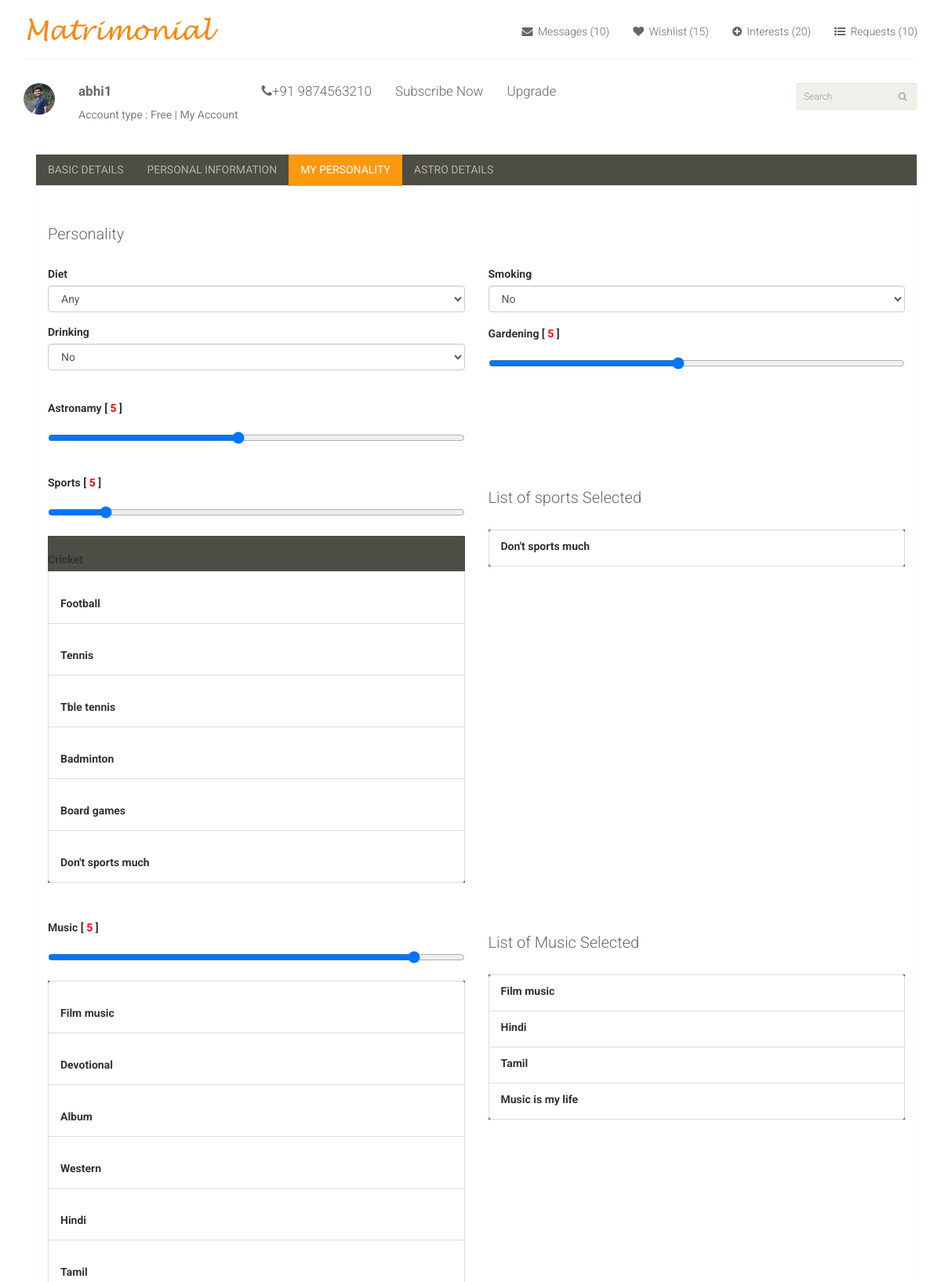
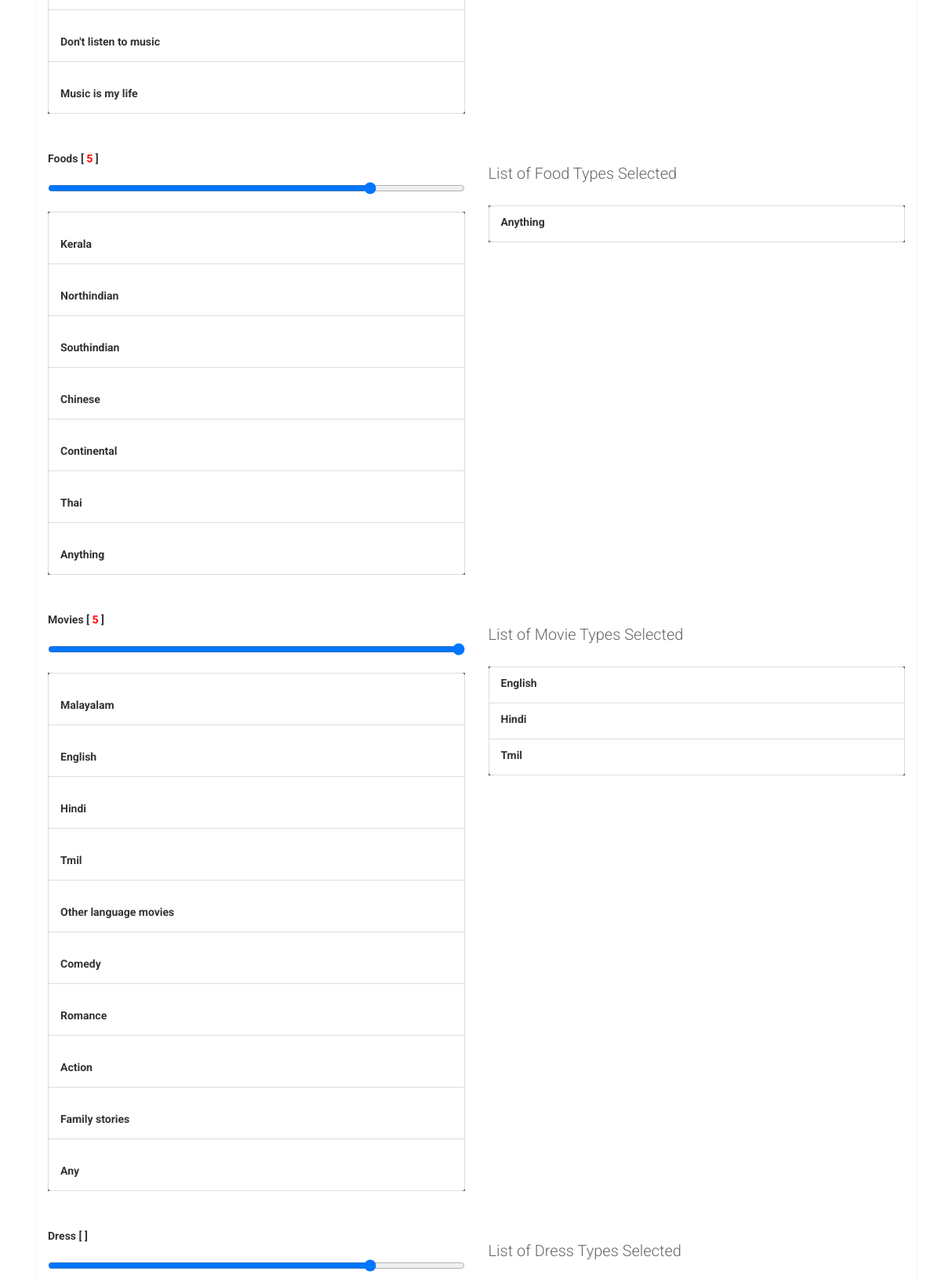
Page /edit-profile-personality (signed in, upper part) on the committed database (2 pictures, top to bottom).
### customer/models.py (models this page shows, shortened)
class Customer(models.Model):
    user = models.OneToOneField(User,null=True, on_delete=models.CASCADE)
    name = models.CharField(max_length=50, null=True)
    gender = models.CharField(max_length=20, choices = [('Male','male'),('Female','female'),('Other','other')],null=True)
    address = models.TextField(max_length=200, null=True)
    city = models.CharField(max_length=50, null=True)
    country = models.CharField(max_length=50, null=True)
    date_of_birth = models.DateField(null=True)
    email = models.EmailField(null=True)
    phone = models.CharField(max_length=13, null=True)
    reg_date = models.DateTimeField(auto_now_add=True, null=True)
    uname = models.CharField(max_length=200,null=True)
    image = models.ImageField(upload_to='static/images/profile',default='static/images/user.png')
    age = models.PositiveIntegerField(null=True)
    height = models.FloatField(null=True)
    weight = models.FloatField(null=True)
    martial_status = models.CharField(max_length=20, choices = [('Unmarried','unmarried'),('Divorced','divorced'),
        ('Separated','separated'),('Widow/Widower','widow/widower')],null=True)
    religion = models.ForeignKey(Religion, on_delete=models.CASCADE,null=True,blank=True)
    caste = models.ForeignKey(Caste, on_delete=models.CASCADE,null=True,blank=True)
    mother_tongue = models.CharField(max_length=20, choices = [('Malayalam','malayalam'),('Hindi','hindi'),('Tamil','Tamil'),
        ('English','english'),('Other','other')],null=True,blank=True)
    physical_status = models.CharField(max_length=20, choices = [('Healthy','healthy'),('Mild','mild'),('Rather Not To Say','rather not to say')],null=True,blank=True)
    about_me = models.TextField(max_length = 1000,null=True)
    education = models.CharField(max_length=50,null=True)
    specification = models.CharField(max_length=50,null=True)
    school_name = models.CharField(max_length=50,null=True,blank=True)
    school_location = models.CharField(max_length=50,null=True,blank=True)
    year_of_passout_school = models.PositiveIntegerField(null=True,blank=True)
    college_name_ug = models.CharField(max_length=50,null=True,blank=True)
    college_location_ug = models.CharField(max_length=50,null=True,blank=True)
    course_ug = models.CharField(max_length=50,null=True,blank=True)
    year_of_passout_college_ug = models.PositiveIntegerField(null=True,blank=True)
    college_name_pg = models.CharField(max_length=50,null=True,blank=True)
    college_location_pg = models.CharField(max_length=50,null=True,blank=True)
    course_pg = models.CharField(max_length=50,null=True,blank=True)
    year_of_passout_college_pg = models.PositiveIntegerField(null=True,blank=True)
    company_name = models.CharField(max_length=50,null=True,blank=True)
    designation = models.CharField(max_length=50,null=True,blank=True)
    company_location = models.CharField(max_length=50,null=True,blank=True)
    lan_number = models.CharField(max_length=13, null=True)
    complexion = models.CharField(max_length=20, choices = [('fair','Fair'),('whiteatish','Whiteatish'),('dark','Dark')],null=True,blank=True)
    body_type = models.CharField(max_length=20, choices = [('normal','Normal'),('Athletic','athletic'),('Other','other')],null=True,blank=True)
    blood_group = models.CharField(max_length=20, choices = [('A +','A +'),('B +','B +'),('A -','A -'),
                                                ('B -','B -'),('AB -','AB -'),('AB +','AB +'),('O +','O -'),
                                                ('O -','O -'),('other','Other')],null=True,blank=True)
    occupation = models.CharField(max_length=50,null=True)
    employed_in = models.CharField(max_length=50,null=True)
    annual_income = models.PositiveIntegerField(null=True)
    star_sign = models.ForeignKey(Nakshatra, on_delete=models.CASCADE,null=True)
    about_my_family = models.TextField(max_length=1000,null=True,blank=True)
    fathers_name = models.CharField(max_length=50,null=True)
    fathers_family_name = models.CharField(max_length=50,null=True)
    fathers_ancestral_place = models.CharField(max_length=50,null=True)
    fathers_employed_in = models.CharField(max_length=50,null=True,blank=True)
    fathers_occupation = models.CharField(max_length=50,null=True)
    fathers_company_name = models.CharField(max_length=50,null=True,blank=True)
    fathers_company_location = models.CharField(max_length=50,null=True,blank=True)
    mothers_name = models.CharField(max_length=50,null=True)
    mothers_family_name = models.CharField(max_length=50,null=True)
    mothers_ancestral_place = models.CharField(max_length=50,null=True)
    mothers_employed_in = models.CharField(max_length=50,null=True,blank=True)
    mothers_occupation = models.CharField(max_length=50,null=True)
    mothers_company_name = models.CharField(max_length=50,null=True,blank=True)
    mothers_company_location = models.CharField(max_length=50,null=True,blank=True)
    country_living_in = models.CharField(max_length=50,null=True)
    current_location = models.CharField(max_length=50,null=True)
    permanent_location = models.CharField(max_length=50,null=True)
    residential_status = models.CharField(max_length=20, choices = [('own','Own'),('rented','Rented'),('other','Other')],null=True)
    belongs_to = models.CharField(max_length=50,null=True, blank=True)
    diet = models.CharField(max_length=20, choices = [('any','Any'),('vegitarian','Vegiterian'),('eggetarian','Eggetarian'),('nonvegiterian','NonVegiterian')],null=True,default='any')
    smoking = models.CharField(max_length=20, choices = [('yes','Yes'),('no','No')],null=True, blank=True)
    drinking = models.CharField(max_length=20, choices = [('yes','Yes'),('no','No'),('special functions','Special Functions only')],null=True, blank=True)
    gardening = models.PositiveIntegerField(validators=[validate_num],null=True)
    astronamy = models.PositiveIntegerField(null=True)
    music = models.PositiveIntegerField(validators=[validate_num],null=True)
    music_types = models.ManyToManyField(MusicType)
    movie = models.PositiveIntegerField(validators=[validate_num],null=True)
    movie_types = models.ManyToManyField(MovieTypes)
    reading = models.PositiveIntegerField(validators=[validate_num],null=True)
    reading_types = models.ManyToManyField(ReadingType)
    sports = models.PositiveIntegerField(validators=[validate_num],null=True)
    sport_types = models.ManyToManyField(SprortType)
    foods = models.PositiveIntegerField(validators=[validate_num],null=True)
    food_type = models.ManyToManyField(FoodType)
    dress = models.PositiveIntegerField(validators=[validate_num],null=True)
    dress_types = models.ManyToManyField(DressType)
    time_of_birth = models.TimeField(auto_now=False, auto_now_add=False,null=True,blank=True)
    place_of_birth = models.CharField(max_length=50,null=True, blank=True)
    longtitude = models.CharField(max_length=50,null=True, blank=True)
    latitude = models.CharField(max_length=50,null=True, blank=True)

class SprortType(models.Model):
    name = models.CharField(max_length=50, null=True)
    def __str__(self):
        return self.name

class MusicType(models.Model):
    name = models.CharField(max_length=50, null=True)
    def __str__(self):
        return self.name

class FoodType(models.Model):
    name = models.CharField(max_length=50, null=True)
    def __str__(self):
        return self.name

class MovieTypes(models.Model):
    name = models.CharField(max_length=50, null=True)
    def __str__(self):
        return self.name

### customer/views.py (the view, shortened to what this page needs)
# urls.py: path('edit-profile-personality',edit_profile_personality ,name='edit-profile-personality'),
def edit_profile_personality(request):
    customer = request.user.customer
    form = CustomerPersonalityForm(instance = customer)
    form2 = MultiForm(instance = customer)
    personality = True
    context = {
        'form':form,
        'form2':form2,
        'customer':customer,
        'personality':personality,
    }
    return render(request, 'customer/edit_profile_personality.html',context)

### customer/templates/customer/edit_profile_personality.html (shortened to what this page needs)
{% extends 'customer/base.html' %}
{% load static %}
{% block content %}
<section>
		<div class="container">
			<div class="row">
				<div class="col-sm-12 padding-right">
					<div class="category-tab shop-details-tab">
						{% include 'customer/edit_profile_tab.html' %}
						<div class="tab-content ">
							<div class="col-md-12">
					<div class="login-form">
						<h2>Personality</h2>
						<form method='POST' name='register'>{% csrf_token %}
						<div class="row">
							<div class="form-group col-md-6">
								<label>Diet</label>
									{{form.diet}}
							</div>
							<div class="form-group col-md-6">
								<label>Smoking </label>
									{{form.smoking}}
							</div>
							<div class="form-group col-md-6">
								<label>Drinking  </label>
									{{form.drinking}}
							</div>
							<div class="form-group col-md-6">
								<label>Gardening [ <span id="demo" style="color:red;">  </span> ] </label>
								<input type="range" min="1" max="10" value="{{customer.gardening}}" class="slider" id="myRange" name="gardening">
							</div>
							<div class="form-group col-md-6">
								<label>Astronamy [ <span id="demo2" style="color:red;">  </span> ]  </label>
								<input type="range" min="1" max="10" value="{{customer.astronamy}}" class="slider" id="myRange2" name="astronamy">
							</div>
						</div>
						<div class="row">
							<div class="form-group col-md-6">
								<label>Sports [ <span id="demo6" style="color:red;">  </span> ]  </label>
								<input type="range" min="1" max="10" value="{{customer.sports}}" class="slider" id="myRange6" name="sports">
								{{form2.sport_types}}
							</div>
							<div class="form-group col-md-6">
								<h2>List of sports Selected  </h2>
								<ul >
									{% for m in customer.sport_types.values %}
									<li class=""><label>{{m.name}}</label></li>
									{% endfor %}
								</ul>
							</div>
						</div>
						<div class="row">
							<div class="form-group col-md-6">
								<label>Music [ <span id="demo3" style="color:red;">  </span> ]  </label>
								<input type="range" min="1" max="10" value="{{customer.music}}" class="slider3" id="myRange3" name="music">
								{{form2.music_types}}
							</div>
							<div class="form-group col-md-6">
								<h2>List of Music Selected  </h2>
								<ul >
									{% for m in customer.music_types.values %}
									<li class=""><label>{{m.name}}</label></li>
									{% endfor %}
								</ul>
							</div>
						</div>
						<div class="row">
							<div class="form-group col-md-6">
								<label>Foods [ <span id="demo7" style="color:red;">  </span> ]  </label>
								<input type="range" min="1" max="10" value="{{customer.foods}}" class="slider" id="myRange7" name="foods">
								{{form2.food_types}}
							</div>
							<div class="form-group col-md-6">
								<h2>List of Food Types Selected  </h2>
								<ul >
									{% for m in customer.food_type.values %}
									<li class=""><label>{{m.name}}</label></li>
									{% endfor %}
								</ul>
							</div>
						</div>
						<div class="row">
							<div class="form-group col-md-6">
								<label>Movies [ <span id="demo5" style="color:red;">  </span> ]  </label>
								<input type="range" min="1" max="10" value="{{customer.movie}}" class="slider" id="myRange5" name="movies">
								{{form2.movie_types}}
							</div>
							<div class="form-group col-md-6">
								<h2>List of Movie Types Selected  </h2>
								<ul >
									{% for m in customer.movie_types.values %}
									<li class=""><label>{{m.name}}</label></li>
									{% endfor %}
								</ul>
							</div>
						</div>
						<div class="row">
							<div class="form-group col-md-6">
								<label>Dress [  ]  </label>
								<input type="range" min="1" max="10" value="{{customer.dress}}" class="slider" id="myRange7" name="dress">
							</div>
							<div class="form-group col-md-6">
								<h2>List of Dress Types Selected  </h2>
							</div>
						</div>
						</form>
					</div>
				</div>
						</div>
					</div>
				</div>
			</div>
		</div>
	</section>
	{% endblock content %}

### customer/templates/customer/header.html (shortened to what this page needs)
{% load static %}
<header id="header">
		<div class="header-middle">
			<div class="container">
				<div class="row">
					<div class="col-sm-4">
						<div class="logo pull-left">
							<a href="{% url 'home' %}"><img src="{% static 'images/home/marti.png' %}" style="width:250px;" alt="" /></a>
						</div>
					</div>
					<div class="col-sm-8">
						<div class="shop-menu pull-right">
							<ul class="nav navbar-nav">
							{% if request.user.is_authenticated %}
								<li><a href="#"><i class="fa fa-envelope"></i> Messages (10)</a></li>
								<li><a href="#"><i class="fa fa-heart"></i> Wishlist (15)</a></li>
								<li><a href=""><i class="fa fa-plus-circle"></i> Interests (20)</a></li>
								<li><a href=""><i class="fa fa-list-ul"></i> Requests (10)</a></li>
							{% endif %}
							</ul>
						</div>
					</div>
				</div>
			</div>
		</div>
		<div class="header-bottom">
			<div class="container">
				<div class="row">
					<div class="col-sm-9">
						<div class="mainmenu pull-left">
							<ul class="nav navbar-nav collapse navbar-collapse">
								{% if request.user.is_authenticated %}
								<li class="dropdown"><a class="navbar-brand" href="#">
										<img src="{{request.user.customer.image.url}}"  style="border-radius: 20px; width:40px; ">
								  </a></a>
                                </li>
								<li><a href="index.html"><strong>{{request.user}}</strong></a>
									<p><span style="color: gray;">Account type : Free | My Account</span></p>
								</li>
								{% endif %}
								<li><a href="404.html"><i class="fa fa-phone"></i>+91 9874563210</a></li>
								<li><a href="contact-us.html">Subscribe Now</a></li>
								<li><a href="index.html" >Upgrade</a></li>
							</ul>
						</div>
					</div>
					<div class="col-sm-3">
						<div class="search_box pull-right">
							<input type="text" placeholder="Search"/>
						</div>
					</div>
				</div>
			</div>
		</div>
	</header>

### rows in the picture
Customer: diet "Any", smoking "No", drinking "No", gardening "5", astronamy "5", sports "2", sport_types "Cricket Football Tennis Tble tennis Badminton Board games Don't sports much", music "9", music_types "Film music Devotional Album Western Hindi Tamil Don't listen to music Music is my life", foods "8", food_types "Kerala Northindian Southindian Chinese Continental Thai Anything", movies "10", movie_types "Malayalam English Hindi Tmil Other language movies Comedy Romance Action Family stories Any", dress "8"
SprortType: name "Don't sports much"
MusicType: name "Film music"
MusicType: name "Hindi"
MusicType: name "Tamil"
MusicType: name "Music is my life"
FoodType: name "Anything"
MovieTypes: name "English"
MovieTypes: name "Hindi"
MovieTypes: name "Tmil"

### other values in the picture
{{ request.user }} "abhi1"
